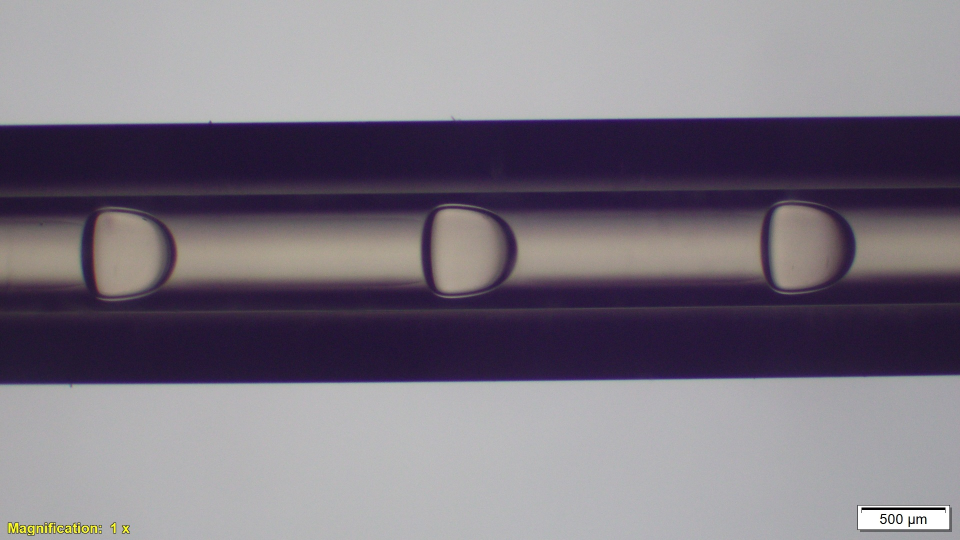
%> input picture K1_OM5_Q100.jpg, 1920 x 1080 px (shown at 1/2 size)
$ octave DropSize.m   (GNU Octave 9; MATLAB toolbox functions it lacks are replaced by stand-ins)
%> lines starting %> are read from the running program, lines starting %| are printed output that depends on the picture; in (x1, y1, x2, y2) boxes, pixels count from 0 and x2, y2 are one past the last pixel; in counts of white or black regions, pixels touching at a corner belong together; the program's own positions count from 1
%%
% For all pictures - Scale is 168px = 500um
% Which means that 1px = 2.9762um
% For the pixels Area of the drop, simply multiply by the scale factor above
% to find out the area in um of the drop
% For volume of drop: V=?r^2h
% where:
%       r is the diameter of the tube
%       h is the length of the drop

clear;
clc;
    %------------- Read image -------------
    I = imread('K1_OM5_Q100.jpg');
%> I is the input picture: size 1080x1920x3 uint8; mean R, G, B 124.6, 118, 129.2
    % Change filename accordingly...
    BW = rgb2gray(I);
    BW = ~(BW < 100);
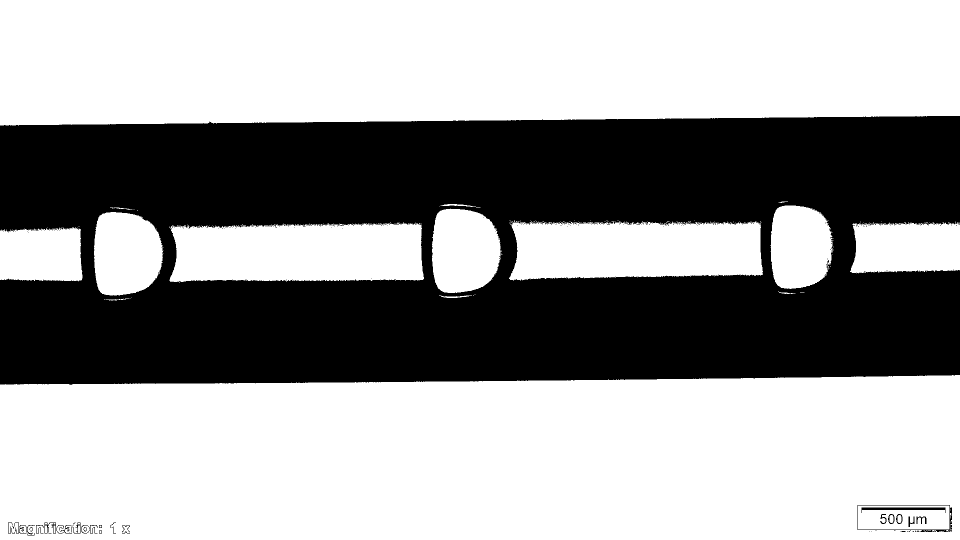
%> BW: size 1080x1920 logical (shown at 1/2 size); 61.4% white; 222 black regions (196 under 20 px), largest, box (x1, y1, x2, y2) and area: (0, 232, 1920, 770) 797374, (1723, 1015, 1891, 1026) 852, (1715, 1010, 1904, 1064) 777

    se = strel('disk',15);
    BW = imerode(BW, se);
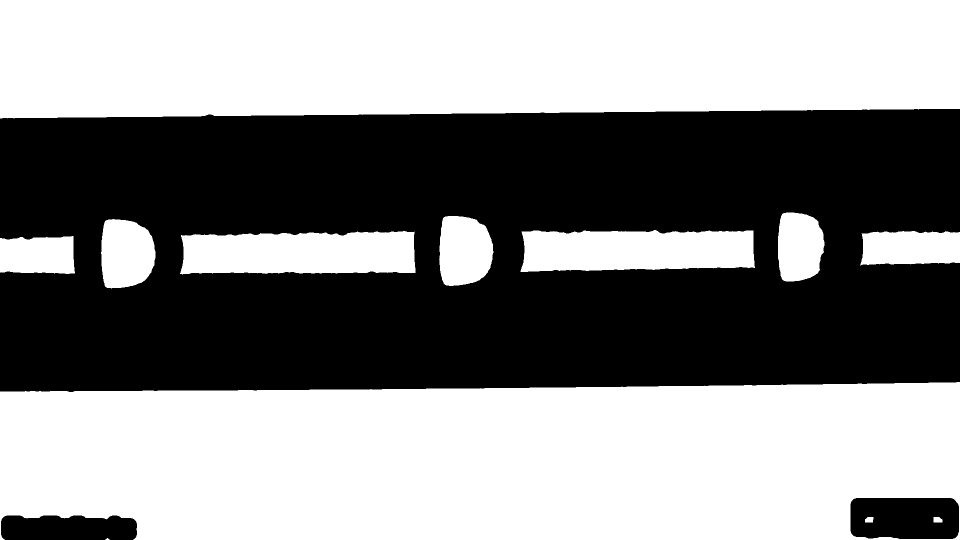
%> BW: size 1080x1920 logical (shown at 1/2 size); 54.1% white; 3 black regions, box (x1, y1, x2, y2) and area: (0, 218, 1920, 784) 923140, (1701, 996, 1918, 1078) 16912, (2, 1031, 274, 1080) 12402
    BW = imdilate(BW, se);
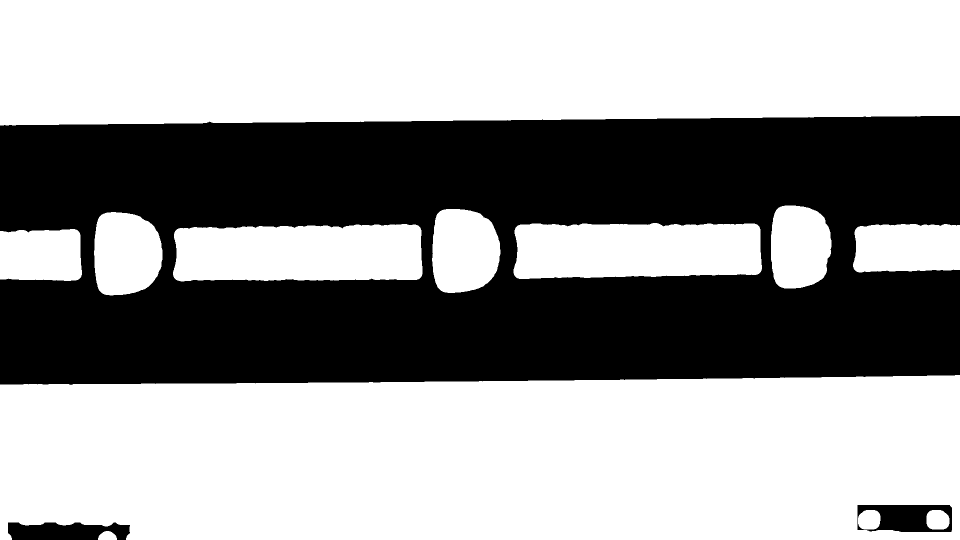
%> BW: size 1080x1920 logical (shown at 1/2 size); 60.5% white; 3 black regions

    cc = bwconncomp(BW);
%> cc = 12 connected components

    s = regionprops(BW,'BoundingBox', 'Centroid', 'Area', 'Image','PixelIdxList','MajorAxisLength','MinorAxisLength');
%> s = 12 regions; largest, box (x1, y1, x2, y2), Area, Centroid, MajorAxisLength and MinorAxisLength: (0, 750, 1920, 1080) 594047 [966.3 917.5] 2176.9 362.3, (0, 0, 1920, 251) 462900 [947.9 121.1] 2216.7 278.6, (346, 448, 845, 563) 53004 [599.3 507] 568.8 124.4
    [sortedareas, areaidx] = sort([s.Area], 'descend');
%> sortedareas = [594047 462900 53004 51135 19324 19269 19165 17105 15996 1557 1514 526]; areaidx = [3 1 6 8 10 7 4 9 2 12 11 5]
    s = s(areaidx);

    %------------- Show images -------------
    subplot(2,2,1); imshow(I);title('Original image');
    subplot(2,2,3); imshow(BW);title('Drop Centers');
    hold on
    % plot centeroids on the remaining objects
    centroids = cat(1, s.Centroid);
%> centroids = [966.3 917.5; 947.9 121.1; 599.3 507; 1273.9 501.5; 1815.2 496.6; 928.7 502.3; 252.5 508.1; 1599.3 494.2; 82.15 511.2; 1875.9 1040.5; 1739.3 1040.3; 215.5 1073]
    plot(centroids(:,1),centroids(:,2), 'r*')
    hold off

    %------------- filter regions wrt area -------------
    toDelete = [s.Area] > 95000;
%> toDelete = [true true false false false false false false false false false false]
    s(toDelete,:) = [];

    toDelete = [s.Area] < 2500;
%> toDelete = [false false false false false false false true true true]
    s(toDelete,:) = [];

    % create a new image with the now filtered objects
    updatedBW = false(size(BW));

    %------------- Show color coded image wrt objects -------------
    [B,L] = bwboundaries(BW,'noholes');
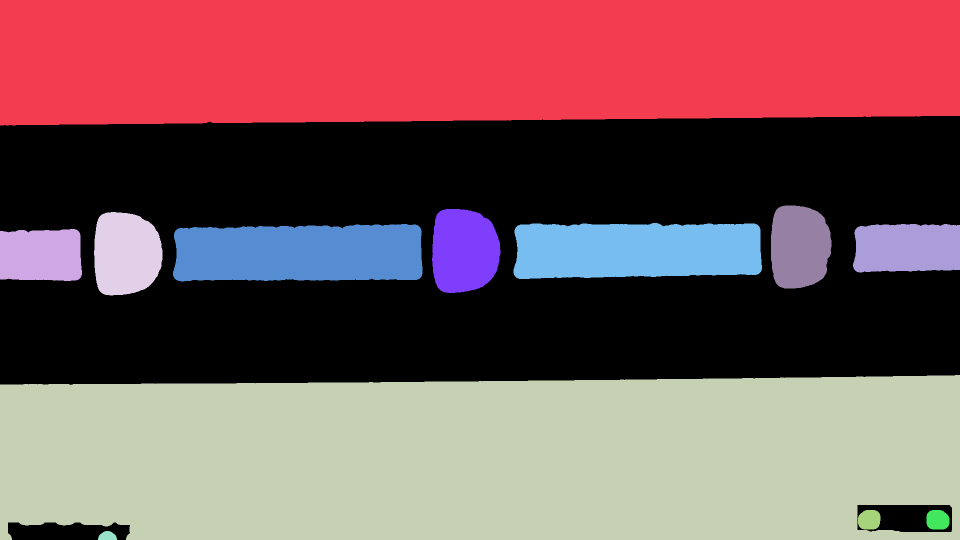
%> L: size 1080x1920 double (shown at 1/2 size); 13 distinct labels, from 0 to 12; one colour per label, 0 black
%> B = 12 boundaries; largest, box (x1, y1, x2, y2) and points: (0, 750, 1920, 1080) 4559, (0, 0, 1920, 251) 4320, (346, 448, 845, 563) 1176, (1027, 446, 1524, 558) 1166, (1706, 448, 1920, 545) 589
    subplot(2,2,2)
    imshow(label2rgb(L, @jet, [.5 .5 .5]));title('All segments in an image');
%> after `imshow(label2rgb(L, @jet, [.5 .5 .5]))`:
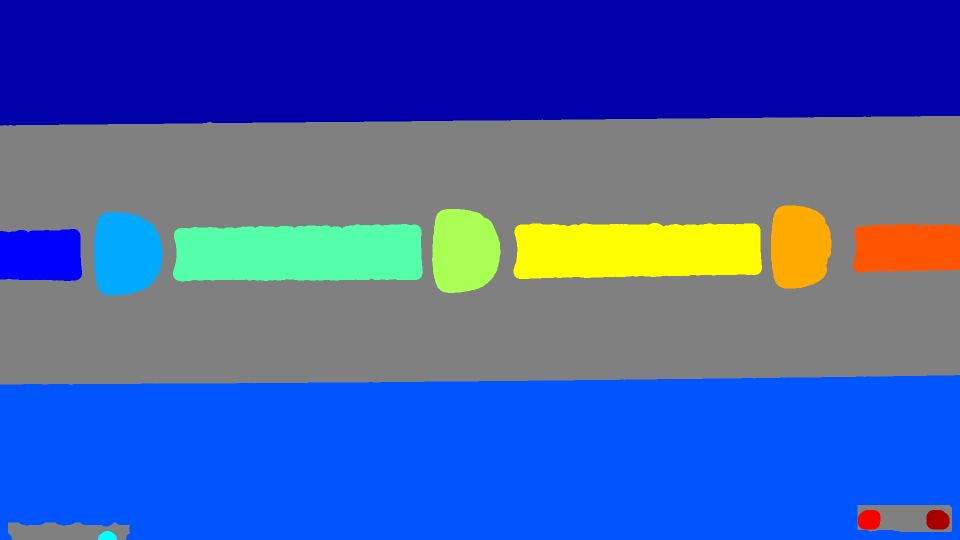
%> displayed picture: size 1080x1920x3, on the screen's scale of 0 to 255 (shown at 1/2 size); mean R, G, B 65.3, 93.9, 171
    hold on
    for k = 1:length(B)
       boundary = B{k};
       plot(boundary(:,2), boundary(:,1), 'w', 'LineWidth', 2)
    end
%> this loop made 12 passes

    % loop for the total number of struct rows
    for k = 1:numel(s)
        % only keep the top three (?)
        if k < 4
            updatedBW(s(k).PixelIdxList) = 1;
            Length(k) = s(k).MajorAxisLength*2.9762;
            Height(k) = s(k).MinorAxisLength*2.9762;
            Volume(k) = pi*((Height(k)/2)^2)*(Length(k));
            index(k) = k;
        end
    end
%> this loop made 7 passes
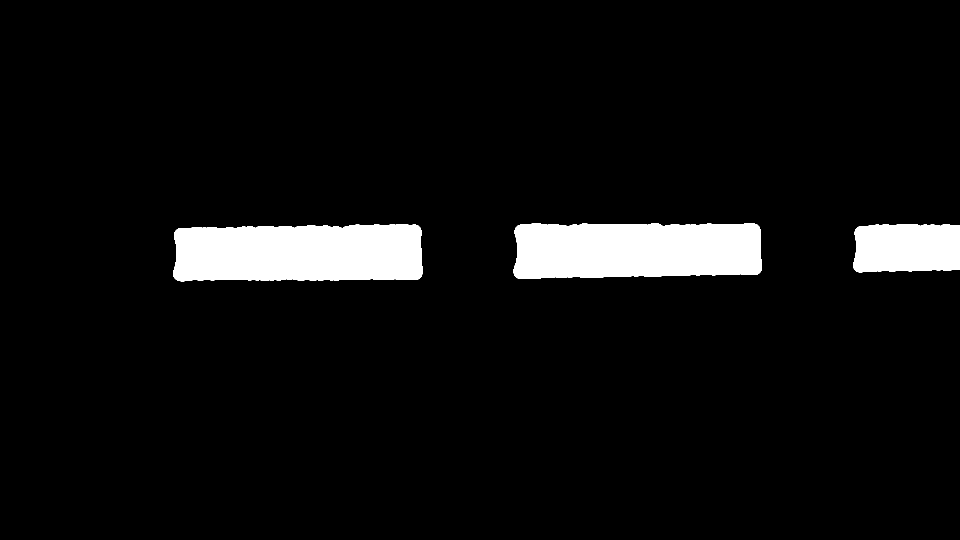
%> updatedBW: size 1080x1920 logical (shown at 1/2 size); 6% white; 3 white regions, box (x1, y1, x2, y2) and area: (346, 448, 845, 563) 53004, (1027, 446, 1524, 558) 51135, (1706, 448, 1920, 545) 19324
%> after the loop, Height = [370.3 359.5 317]; Length = [1692.9 1685.1 718.6]; Volume = [182314472.5 171062405.8 56728303.3]; index = [1 2 3]

    %------------- Display Segmented drops -------------

    subplot(2,2,4); imshow(updatedBW);title('Segmented drops and gaps');
    hold on
    % Add the numbers of the drops
    for k = 1:3
            x = s(k).Centroid(1);
            y = s(k).Centroid(2);
            text(x, y, sprintf('%d', k), 'Color', 'r', ...
                'FontWeight', 'bold');
    end
%> this loop made 3 passes
%> (x, y) on passes 1 to 3: (599.3, 507), (1273.9, 501.5), (1815.2, 496.6)
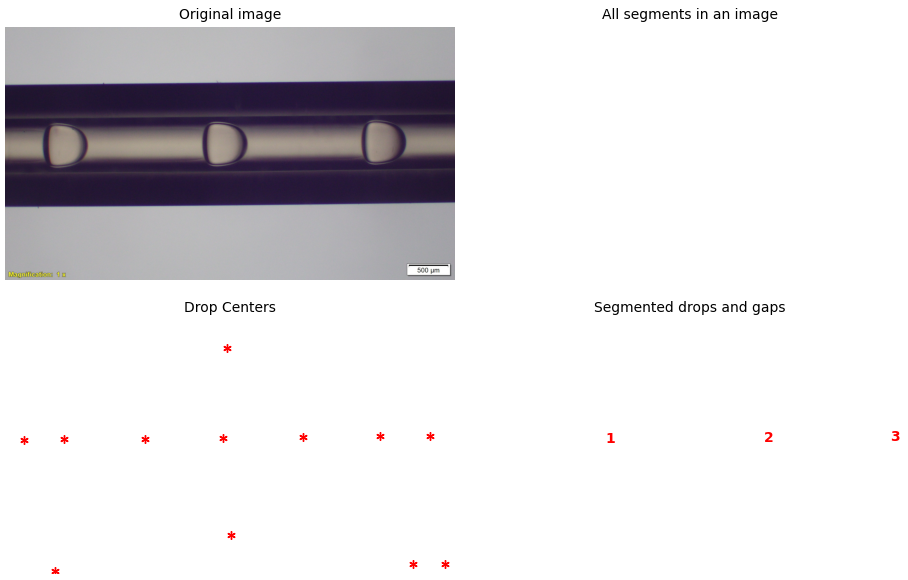
%> figure redrawn from the program's plot data, 4 panels
    hold off

    % ------------- Display table -------------
    fprintf('-------------\nNOTE: \nData has been calculated in um \n(1px = 2.9762um from the scale in images)\n-------------');
    RowNames = {'Drop 1';'Drop 2';'Drop 3'};
    format shortEng
    Drops = table;
    Drops.Number = index';
%> Drops.Number = [1; 2; 3]
    Drops.Length = Length';
%> Drops.Length = [1692.9; 1685.1; 718.6]
    Drops.Height = Height';
%> Drops.Height = [370.3; 359.5; 317]
    Drops.Volume = Volume'
%> Drops.Volume = [182314472.5; 171062405.8; 56728303.3]

$ run again, with K1_OM1_Q10.jpg copied over K1_OM5_Q100.jpg
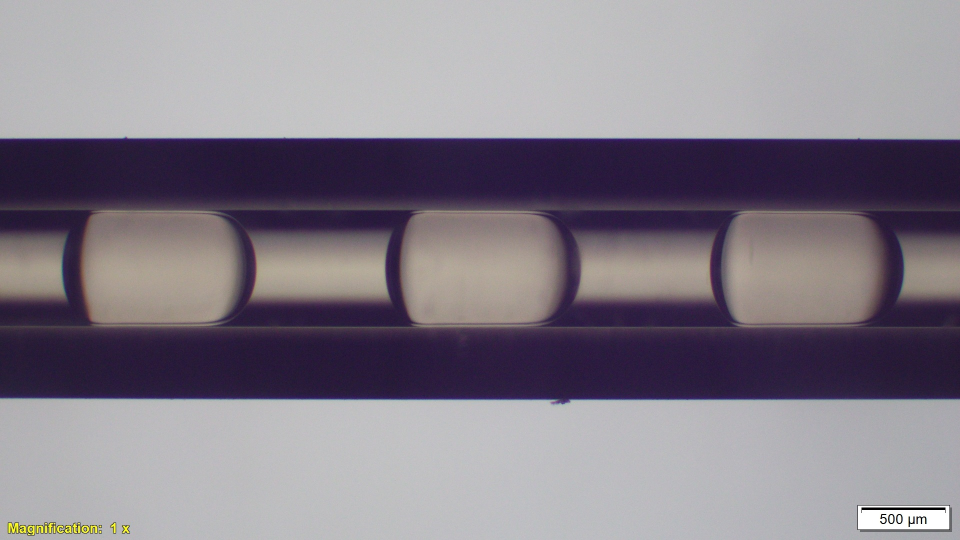
%> input picture K1_OM1_Q10.jpg, 1920 x 1080 px (shown at 1/2 size)
%> I is the input picture: size 1080x1920x3 uint8; mean R, G, B 133.9, 127.2, 137.8
%> `BW = imdilate(BW, se);`:
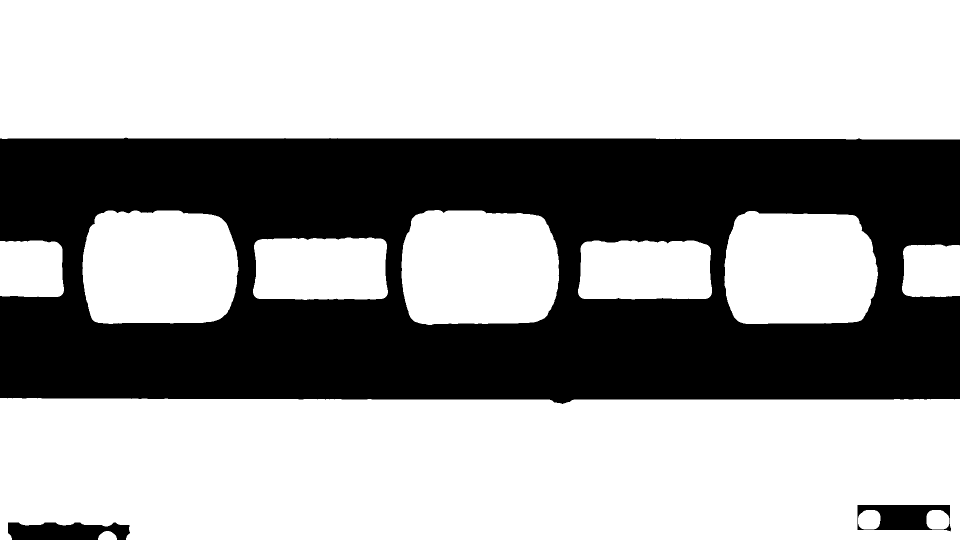
%> BW: size 1080x1920 logical (shown at 1/2 size); 64.6% white; 3 black regions
%> cc = 12 connected components
%> s = 12 regions; largest, box (x1, y1, x2, y2), Area, Centroid, MajorAxisLength and MinorAxisLength: (0, 0, 1920, 279) 532655 [961.6 139.2] 2218.3 320.3, (0, 796, 1920, 1080) 523652 [956 936.3] 2172.9 320.3, (803, 420, 1118, 650) 65616 [958.9 536.8] 341.9 249.3
%> sortedareas = [532655 523652 65616 64109 61982 31825 29893 13839 11599 1557 1514 526]; areaidx = [1 3 7 4 9 6 8 2 11 12 10 5]
%> centroids = [961.6 139.2; 956 936.3; 958.9 536.8; 319 536.3; 1599.2 538.7; 642.1 538.4; 1291 541.3; 62.94 538.7; 1864.1 542.4; 1875.9 1040.5; 1739.3 1040.3; 215.5 1073]
%> `toDelete = [s.Area] > 95000;`: toDelete = [true true false false false false false false false false false false]
%> `toDelete = [s.Area] < 2500;`: toDelete = [false false false false false false false true true true]
%> L: size 1080x1920 double; 13 distinct labels, from 0 to 12
%> B = 12 boundaries; largest, box (x1, y1, x2, y2) and points: (0, 796, 1920, 1080) 4483, (0, 0, 1920, 279) 4393, (803, 420, 1118, 650) 928, (165, 421, 477, 648) 919, (1449, 422, 1756, 648) 903
%> the loop `for k = 1:length(B)` made 12 passes
%> the loop `for k = 1:numel(s)` made 7 passes
%> after the loop `for k = 1:numel(s)`: Height = [742.1 737 728.7]; Length = [1017.5 1000.5 979.3]; Volume = [440116146 426842611.6 408450091.7]; index = [1 2 3]
%> the loop `for k = 1:3` made 3 passes
%> (x, y) on passes 1 to 3: (958.9, 536.8), (319, 536.3), (1599.2, 538.7)
%> after the loop `for k = 1:3`:
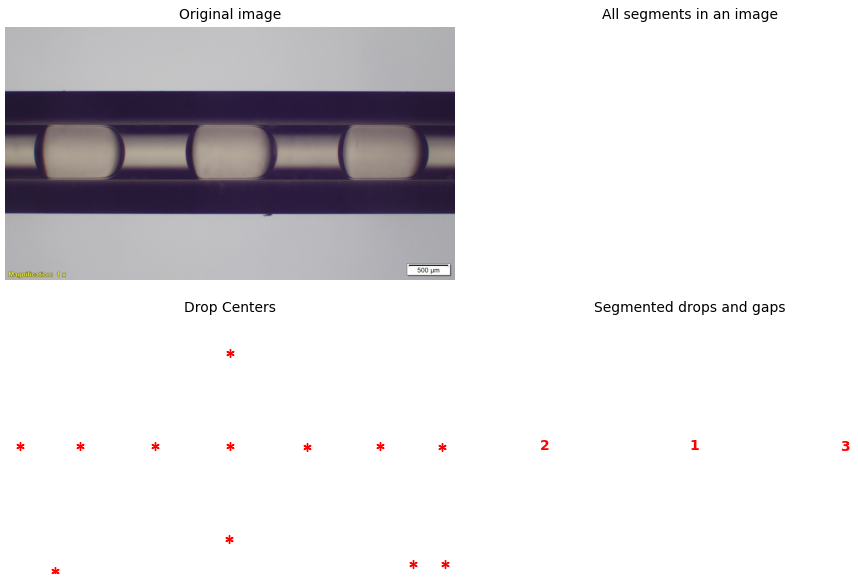
%> figure redrawn from the program's plot data, 4 panels
%> Drops.Number = [1; 2; 3]
%> Drops.Length = [1017.5; 1000.5; 979.3]
%> Drops.Height = [742.1; 737; 728.7]
%> Drops.Volume = [440116146; 426842611.6; 408450091.7]

$ run again, with K1_OM1_Q100.jpg copied over K1_OM5_Q100.jpg
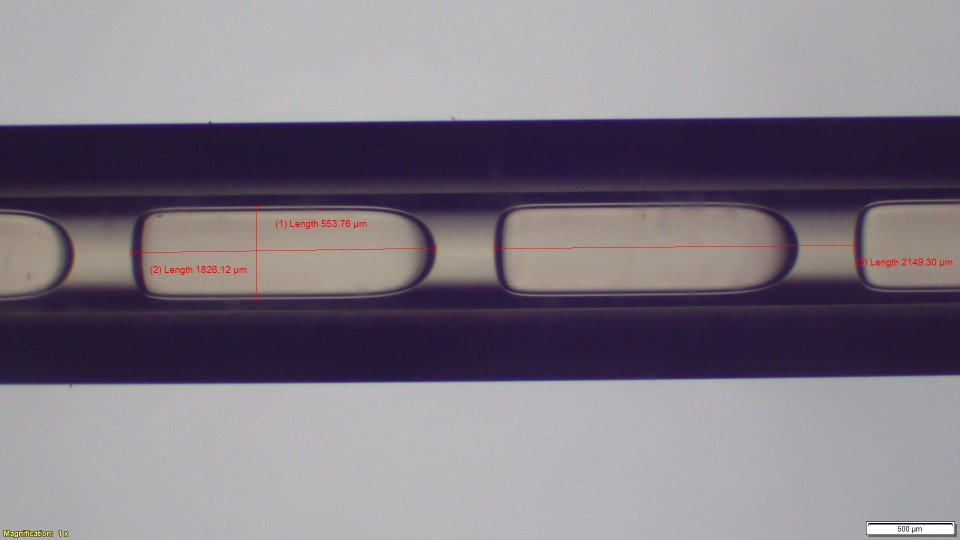
%> input picture K1_OM1_Q100.jpg, 1920 x 1080 px (shown at 1/2 size)
%> I is the input picture: size 1080x1920x3 uint8; mean R, G, B 128.4, 121.4, 131.7
%> `BW = imdilate(BW, se);`:
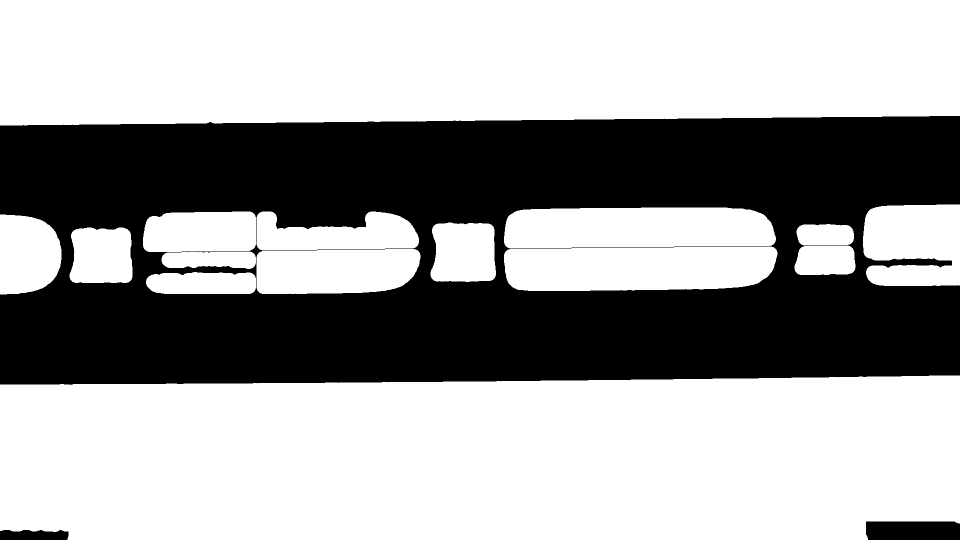
%> BW: size 1080x1920 logical (shown at 1/2 size); 63.1% white; 3 black regions
%> cc = 11 connected components
%> s = 11 regions; largest, box (x1, y1, x2, y2), Area, Centroid, MajorAxisLength and MinorAxisLength: (0, 751, 1920, 1080) 601588 [963.7 919.1] 2193.9 363.1, (0, 0, 1920, 251) 463432 [947.8 121.2] 2216.6 278.9, (1008, 415, 1555, 582) 85308 [1275.9 498.4] 606.4 185.9
%> sortedareas = [601588 463432 85308 44520 28156 22793 16740 14082 12762 11035 8800]; areaidx = [3 1 9 7 11 5 2 8 4 10 6]
%> centroids = [963.7 919.1; 947.8 121.2; 1275.9 498.4; 672.4 513.6; 1827.5 488.7; 406.6 478.6; 55.29 509.5; 928.6 505.9; 204.1 512.5; 1651.3 500.9; 405.6 567.4]
%> `toDelete = [s.Area] > 95000;`: toDelete = [true true false false false false false false false false false]
%> `toDelete = [s.Area] < 2500;`: toDelete = [false false false false false false false false false]
%> L: size 1080x1920 double; 12 distinct labels, from 0 to 11
%> B = 11 boundaries; largest, box (x1, y1, x2, y2) and points: (0, 751, 1920, 1080) 4484, (0, 0, 1920, 251) 4320, (1008, 415, 1555, 582) 1522, (513, 423, 841, 588) 1133, (1726, 409, 1920, 572) 989
%> the loop `for k = 1:length(B)` made 11 passes
%> the loop `for k = 1:numel(s)` made 9 passes
%> after the loop `for k = 1:numel(s)`: Height = [553.2 496.3 554.7]; Length = [1804.6 1112.6 650.5]; Volume = [433805395.5 215230826.4 157214249.1]; index = [1 2 3]
%> the loop `for k = 1:3` made 3 passes
%> (x, y) on passes 1 to 3: (1275.9, 498.4), (672.4, 513.6), (1827.5, 488.7)
%> after the loop `for k = 1:3`:
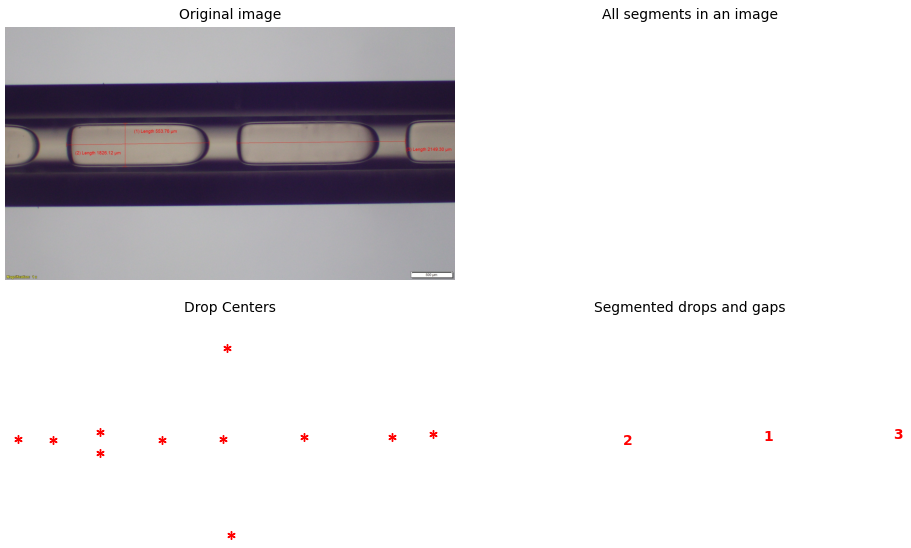
%> figure redrawn from the program's plot data, 4 panels
%> Drops.Number = [1; 2; 3]
%> Drops.Length = [1804.6; 1112.6; 650.5]
%> Drops.Height = [553.2; 496.3; 554.7]
%> Drops.Volume = [433805395.5; 215230826.4; 157214249.1]
